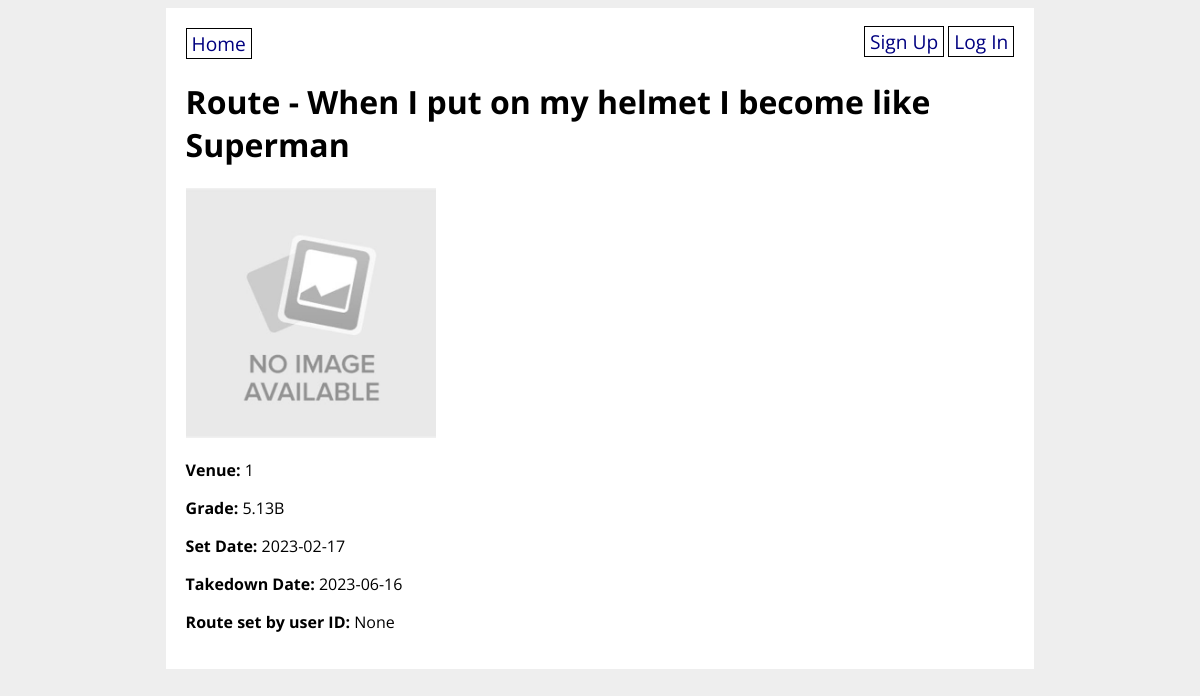
/route/5, run on an earlier commit of the app's database.
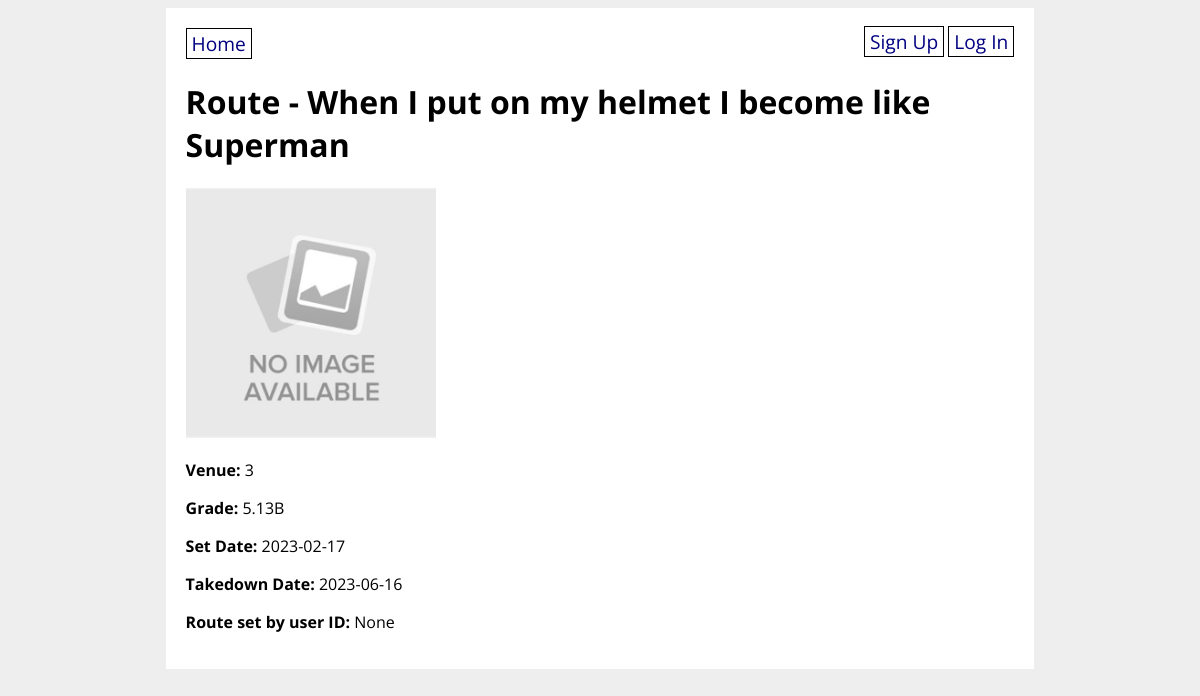
And on a later commit of the database.
### climbunity_app/models.py (models this page shows, shortened)
class Route(db.Model):
    id = db.Column(db.Integer, primary_key=True)
    venue_id = db.Column(db.Integer, db.ForeignKey('venue.id'), nullable=False)
    setter_id = db.Column(db.Integer, db.ForeignKey('user.id'))
    name = db.Column(db.String(80), nullable=False)
    grade = db.Column(db.String(10), nullable=False)
    photo_url = db.Column(URLType)
    route_set_date = db.Column(db.Date)
    route_takedown_date = db.Column(db.Date)
    projecting_users = db.relationship('User',
        secondary='user_project_lists', back_populates='user_projects'
    )

### climbunity_app/main/routes.py (the view, shortened to what this page needs)
@main.route('/route/<route_id>', methods=['GET', 'POST'])
def route_detail(route_id):
    route = Route.query.get(route_id)
    form = RouteForm(obj=route)
    item = Route.query.get(route_id)
    return render_template('route_detail.html', form=form, route=route)

### climbunity_app/templates/route_detail.html (shortened to what this page needs)
{% extends 'base.html' %}
{% block content %}
<h1>Route - {{ route.name }}</h1>
{% if route.photo_url %}
<p><img src="{{ route.photo_url }}" width="250px" height="250px"></p>
{% endif %}
<p><strong>Venue:</strong> {{ route.venue_id }}</p>
<p><strong>Grade:</strong> {{ route.grade }}</p>
<p><strong>Set Date:</strong> {{ route.route_set_date }}</p>
<p><strong>Takedown Date:</strong> {{ route.route_takedown_date }}</p>
<p><strong>Route set by user ID:</strong> {{ route.setter_id }}</p>
{% endblock %}

### climbunity_app/templates/base.html (shortened to what this page needs)
<!DOCTYPE html>
<html>
    <head>
        <link rel="stylesheet" href="/static/style.css">
    </head>
    <body>
        <div id="content">
            <nav>
                <a href="/">Home</a>
                <div>
                    {% if current_user.is_authenticated %}
                        <a href="/new_venue">New Venue</a>
                        <a href="/new_route">New Route</a>
                        <a href="/new_appointment">New Appointment</a>
                        <a href="/logout">Log Out</a>
                    {% else %}
                        <a href="/signup">Sign Up</a>
                        <a href="/login">Log In</a>
                    {% endif %}
                </div>
            </nav>
            {% block content %}{% endblock %}
        </div>
    </body>
</html>

### climbunity_app/static/style.css (style rules this page uses)
body { display: flex; flex-direction: column; align-items: center; background-color: #eee; font-family: 'Open Sans', sans-serif; }
#content { width: 70%; background-color: white; padding: 20px; }
nav { width: 100%; display: flex; flex-direction: row; justify-content: space-between; }
nav a { color: navy; text-decoration: none; border: 1px solid black; padding: 1px 5px; font-size: 1.2em; }

What changed in the data, as far as the page shows it:
changed Route "When I put on my helmet I become like Superman": venue_id "1" → "3"
